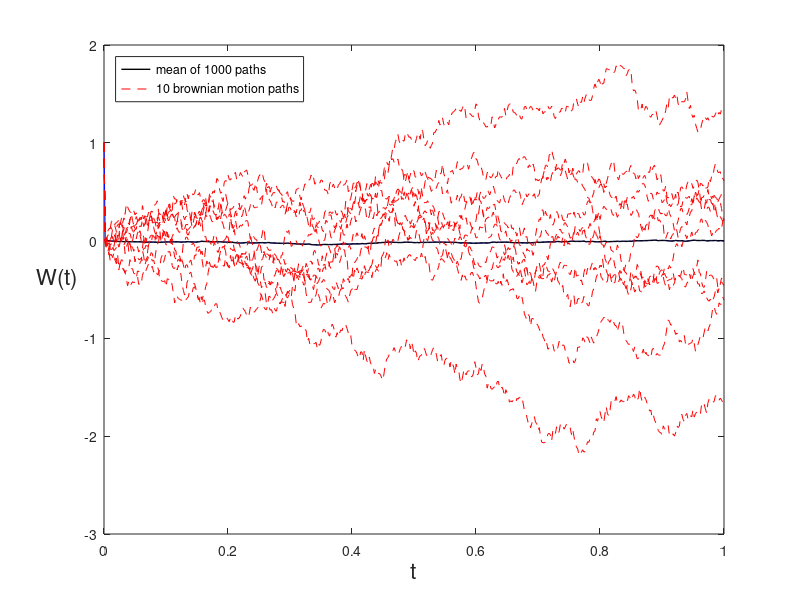
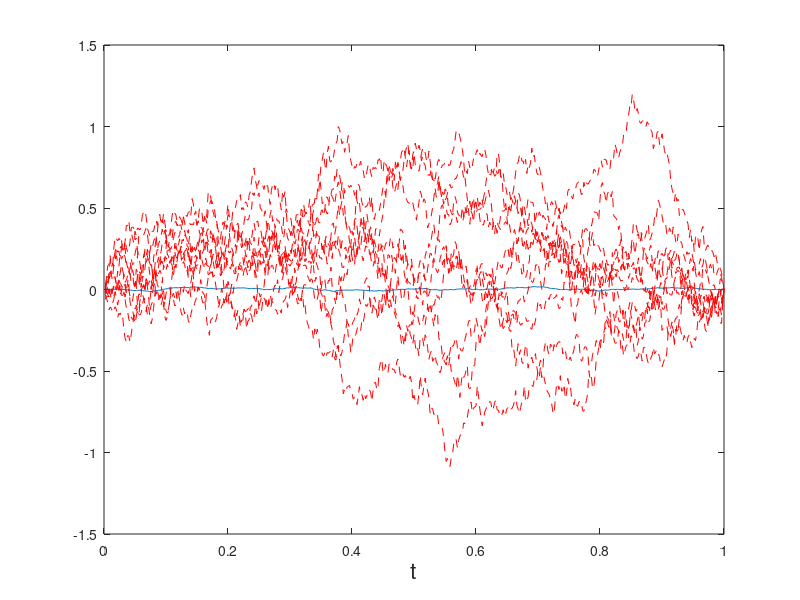

Write the MATLAB code that produced these figures, in order. (Note: this script raises an error after producing the figures.)
% This function produces the Brownian motion and Brownian Bridging plots used in the FYP. 
function BPATH1

figure
randn('state',100) % set the state of randn
T = 1; N = 500; dt = T/N; t = [dt:dt:1];

M = 1000;  % M paths simultaneously
dW = sqrt(dt)*randn(M,N); % increments
W = cumsum(dW,2); % cumulative sum
Wmean = mean(W); 
plot([0,t],[1,Wmean],'b-'), hold on % plot mean m over M paths


h1 = plot(t, Wmean, 'k', 'LineWidth', 1);          % mean of 1000 paths
h2 = plot([0,t],[ones(10,1), W(1:10,:)],'r--');     % 10 individual paths

xlabel('t','FontSize',16)
ylabel('W(t)','FontSize',16,'Rotation',0,'HorizontalAlignment','right')

legend([h1 h2(1)], ...
       {'mean of 1000 paths','10 brownian motion paths'}, ...
       'Location','northwest')

hold off

figure
% Brownian Bridge Construction
T = 1; 
N = 500; 
dt = T/N; 
t = (dt:dt:T)';  % column vector (N x 1)

M = 1000;
dW = sqrt(dt)*randn(N,M);   % (N x M) increments
W = cumsum(dW,1);           % (N x M) standard BM paths

% Brownian bridge
W_bridge = W - (t) * W(end,:); % (N x M) each path ends at 0
Wmean = mean(W_bridge, 2);
size(Wmean)
size(t)
plot(t, Wmean), hold on
plot(t,W_bridge(:,1:10), 'r--'), hold off
xlabel('t', 'FontSize', 16)
ylabel('W(t)', 'FontSize', 16, 'Rotatio', 0, 'HorizontalAlignment', 'right')
legend('Mean of 1000 paths', '10 Individual Brownian Bridges')
